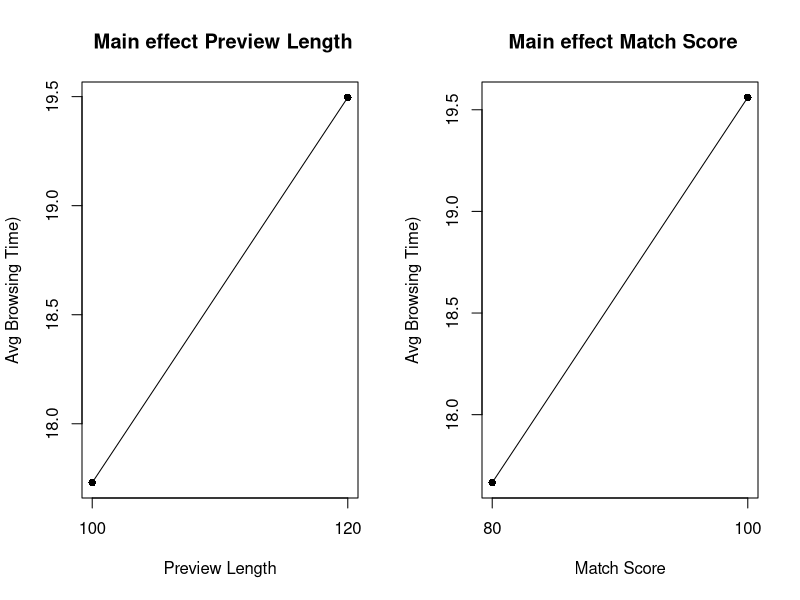

Here is the R script that generated this plot:
## ---- chunk 1

netflixffdp <- read.csv("netflixffd.csv", header = TRUE)
netflixffdc <- read.csv("netflixffd2.csv", header = TRUE)

netflixffdp$Prev.Length[netflixffdp$Prev.Length == 100] <- -1
netflixffdp$Prev.Length[netflixffdp$Prev.Length == 120] <- 1

netflixffdp$Match.Score[netflixffdp$Match.Score == 80] <- -1
netflixffdp$Match.Score[netflixffdp$Match.Score == 100] <- 1

netflixffdp$Tile.Size[netflixffdp$Tile.Size == 0.1] <- -1
netflixffdp$Tile.Size[netflixffdp$Tile.Size == 0.3] <- 1

netflixffdc$Prev.Length[netflixffdc$Prev.Length == 100] <- -1
netflixffdc$Prev.Length[netflixffdc$Prev.Length == 120] <- 1

netflixffdc$Match.Score[netflixffdc$Match.Score == 80] <- -1
netflixffdc$Match.Score[netflixffdc$Match.Score == 100] <- 1

netflixffdc$Tile.Size[netflixffdc$Tile.Size == 0.1] <- -1
netflixffdc$Tile.Size[netflixffdc$Tile.Size == 0.3] <- 1


m.factorial <- lm(Browse.Time ~  Prev.Length + Match.Score + Tile.Size , data = netflixffdp)

summary(m.factorial)


netflix <- rbind(netflixffdp, netflixffdc)


m.full <- lm(Browse.Time ~  Prev.Length * Match.Score * Tile.Size , data = netflix)

summary(m.full)


reduced = subset(netflix, select = -c(Prev.Type, Tile.Size))

m.reduced <- lm(Browse.Time ~  Prev.Length * Match.Score  , data = reduced)

summary(m.reduced)



## ---- chunk 2

Pvalues_fractional <- c("<2e-16","<2e-16","<2e-16")

Factors_fractional <- c("Preview Length", "Match Score", "Tile Size")

df1 <- data.frame(Factors_fractional,Pvalues_fractional)
# head(df1)

knitr::kable(df1, format = "markdown")

## ---- chunk 3

Pvalues_full <- c("<2e-16","<2e-16","0.787","<2e-16","0.613","0.709","0.342")
Factors_full <- c("Preview Length", "Match Score", "Tile Size", "Prev.Length:Match.Score"
              , "Prev.Length:Tile.Size", "Match.Score:Tile.Size", 
              "Prev.Length:Match.Score:Tile.Size")

df2 <- data.frame(Factors_full,Pvalues_full)
# head(df2)

knitr::kable(df2, format = "markdown")

## ---- chunk 4
par(mfrow = c(1, 2))
# m.full <- lm(Browse.Time ~  Prev.Length * Match.Score * Tile.Size , data = netflix)
# 
# summary(m.full)

moi.by.P <- aggregate(x = netflix$Browse.Time, by = list(Preview.Length = netflix$Prev.Length), FUN = mean)
plot(x = c(-1, 1), y = moi.by.P$x, pch = 16, main = " Main effect Preview Length",
     ylab = "Avg Browsing Time)", xlab = "Preview Length", xaxt = "n")
lines(x = c(-1, 1), y = moi.by.P$x)
axis(side = 1, at = c(-1, 1), labels = c("100", "120"))

moi.by.M <- aggregate(x = netflix$Browse.Time, by = list(Match.Score = netflix$Match.Score), FUN = mean)
plot(x = c(-1, 1), y = moi.by.M$x, pch = 16, main = " Main effect Match Score",
     ylab = "Avg Browsing Time)", xlab = "Match Score", xaxt = "n")
lines(x = c(-1, 1), y = moi.by.M$x)
axis(side = 1, at = c(-1, 1), labels = c("80", "100"))


